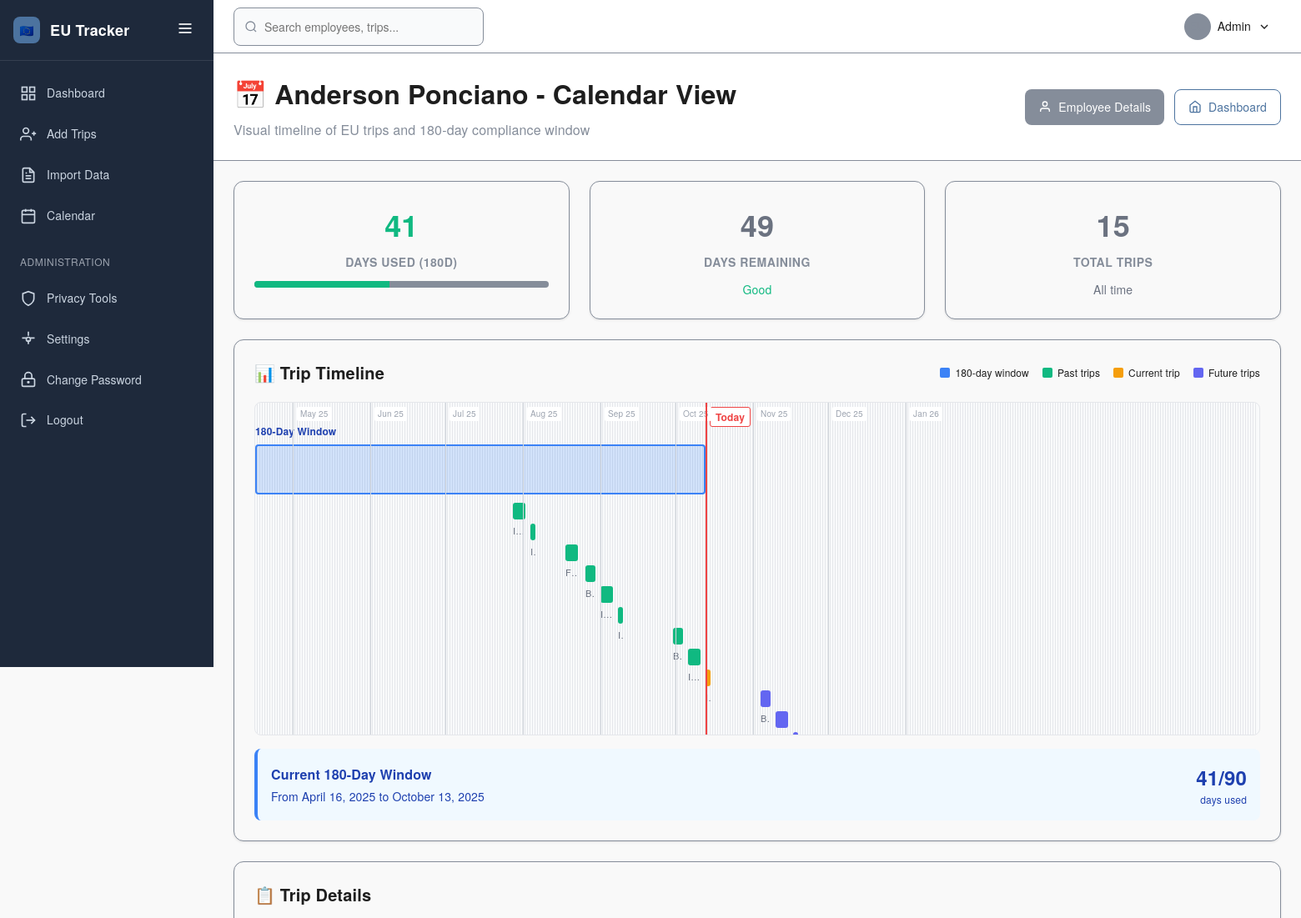
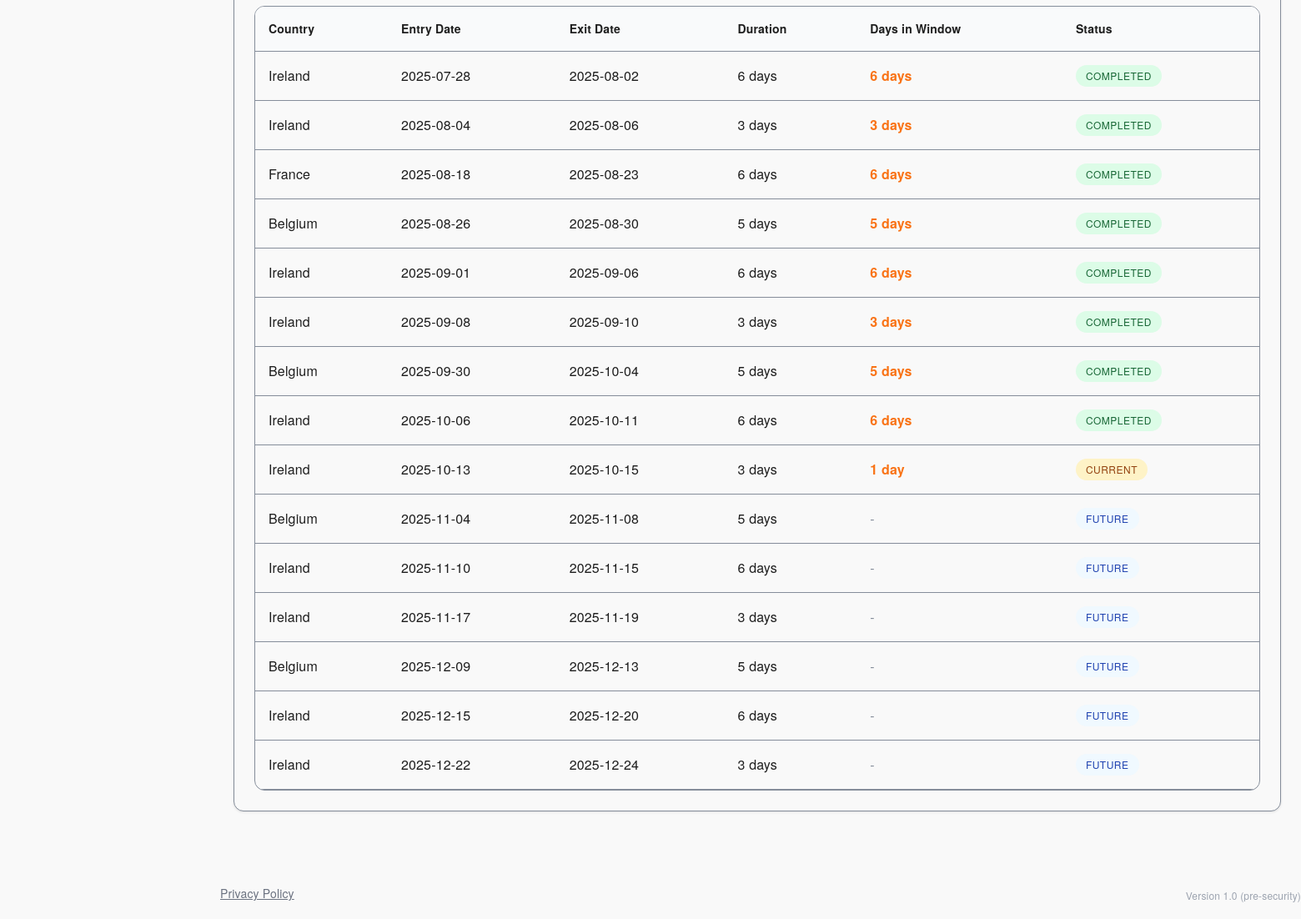
The app's page /calendar/9 (signed in) with its own data (2 pictures, top to bottom).
### tables this page shows
CREATE TABLE employees (
        id INTEGER PRIMARY KEY AUTOINCREMENT,
        name TEXT NOT NULL UNIQUE
    );

CREATE TABLE trips (
        id INTEGER PRIMARY KEY AUTOINCREMENT,
        employee_id INTEGER NOT NULL,
        country TEXT NOT NULL,
        entry_date TEXT NOT NULL,
        exit_date TEXT NOT NULL, travel_days INTEGER DEFAULT 0,
        FOREIGN KEY (employee_id) REFERENCES employees(id) ON DELETE CASCADE
    );

### app.py (the view)
@app.route('/calendar/<int:employee_id>')
@login_required
def calendar(employee_id):
    conn = get_db()
    c = conn.cursor()
    c.execute('SELECT name FROM employees WHERE id = ?', (employee_id,))
    employee = c.fetchone()
    if not employee:
        conn.close()
        return redirect(url_for('dashboard'))
    today = datetime.now().date()
    window_start = today - timedelta(days=180)
    window_end = today
    timeline_start = today - timedelta(days=180)  # 6 months ago
    timeline_end = today + timedelta(days=90)     # 3 months future
    c.execute('SELECT id, country, entry_date, exit_date FROM trips WHERE employee_id = ? AND exit_date >= ? AND entry_date <= ? ORDER BY entry_date',
              (employee_id, timeline_start.strftime('%Y-%m-%d'), timeline_end.strftime('%Y-%m-%d')))
    trips = c.fetchall()
    days_used = calculate_eu_days(employee_id)
    calendar_trips = []
    for trip in trips:
        entry_date = datetime.strptime(trip['entry_date'], '%Y-%m-%d').date()
        exit_date = datetime.strptime(trip['exit_date'], '%Y-%m-%d').date()
        if exit_date < today:
            trip_type = 'past'
        elif entry_date <= today <= exit_date:
            trip_type = 'current'
        else:
            trip_type = 'future'
        overlaps_window = exit_date >= window_start and entry_date <= window_end
        if overlaps_window:
            effective_entry = max(entry_date, window_start)
            effective_exit = min(exit_date, window_end)
            days_in_window = (effective_exit - effective_entry).days + 1
        else:
            days_in_window = 0
        calendar_trips.append({
            'id': trip['id'],
            'country': trip['country'],
            'entry_date': entry_date,
            'exit_date': exit_date,
            'trip_type': trip_type,
            'overlaps_window': overlaps_window,
            'days_in_window': days_in_window,
            'trip_duration': (exit_date - entry_date).days + 1
        })
    conn.close()
    return render_template('calendar.html',
                         employee={'id': employee_id, 'name': employee['name']},
                         trips=calendar_trips,
                         days_used=days_used,
                         window_start=window_start,
                         window_end=window_end,
                         timeline_start=timeline_start,
                         timeline_end=timeline_end,
                         today=today)

### templates/calendar.html (shortened to what this page needs)
{% extends "base.html" %}
{% block content %}
<div class="content-header">
    <div style="display: flex; justify-content: space-between; align-items: center; flex-wrap: wrap; gap: 16px;">
        <div>
            <h1 class="content-title">📅 {{ employee.name }} - Calendar View</h1>
            <p class="content-subtitle">Visual timeline of EU trips and 180-day compliance window</p>
        </div>
        <div style="display: flex; gap: 12px;">
            <a href="{{ url_for('employee_detail', employee_id=employee.id) }}" class="btn btn-secondary">
                <svg width="16" height="16" viewBox="0 0 24 24" fill="none" stroke="currentColor" stroke-width="2">
                    <path d="M20 21v-2a4 4 0 0 0-4-4H8a4 4 0 0 0-4 4v2"></path>
                    <circle cx="12" cy="7" r="4"></circle>
                </svg>
                Employee Details
            </a>
            <a href="{{ url_for('dashboard') }}" class="btn btn-outline">
                <svg width="16" height="16" viewBox="0 0 24 24" fill="none" stroke="currentColor" stroke-width="2">
                    <path d="M3 9l9-7 9 7v11a2 2 0 0 1-2 2H5a2 2 0 0 1-2-2z"></path>
                    <polyline points="9,22 9,12 15,12 15,22"></polyline>
                </svg>
                Dashboard
            </a>
        </div>
    </div>
</div>
<div class="content-body">
    <div class="grid grid-3">
        <div class="card text-center">
            <div style="font-size: 36px; font-weight: 700; color: {% if days_used > 80 %}#ef4444{% elif days_used > 60 %}#f59e0b{% else %}#10b981{% endif %}; margin-bottom: 8px;">
                {{ days_used }}
            </div>
            <div class="text-muted" style="font-weight: 600; font-size: 14px; text-transform: uppercase; letter-spacing: 0.5px;">
                Days Used (180d)
            </div>
            <div class="progress-bar" style="margin-top: 12px;">
                <div class="progress-fill" style="width: {{ (days_used / 90 * 100)|round }}%; background: {% if days_used > 80 %}#ef4444{% elif days_used > 60 %}#f59e0b{% else %}#10b981{% endif %}"></div>
            </div>
        </div>
        <div class="card text-center">
            <div style="font-size: 36px; font-weight: 700; color: #6b7280; margin-bottom: 8px;">
                {{ 90 - days_used }}
            </div>
            <div class="text-muted" style="font-weight: 600; font-size: 14px; text-transform: uppercase; letter-spacing: 0.5px;">
                Days Remaining
            </div>
            <div style="margin-top: 12px; font-size: 14px; color: #6b7280;">
                {% if days_used >= 90 %}
                    <span style="color: #ef4444;">Over limit</span>
                {% elif days_used > 80 %}
                    <span style="color: #f59e0b;">Low</span>
                {% else %}
                    <span style="color: #10b981;">Good</span>
                {% endif %}
            </div>
        </div>
        <div class="card text-center">
            <div style="font-size: 36px; font-weight: 700; color: #6b7280; margin-bottom: 8px;">
                {{ trips|length }}
            </div>
            <div class="text-muted" style="font-weight: 600; font-size: 14px; text-transform: uppercase; letter-spacing: 0.5px;">
                Total Trips
            </div>
            <div style="margin-top: 12px; font-size: 14px; color: #6b7280;">
                All time
            </div>
        </div>
    </div>
    <div class="card">
        <div class="card-header">
            <h2 class="card-title">📊 Trip Timeline</h2>
            <div style="display: flex; gap: 12px; align-items: center;">
                <div style="display: flex; gap: 16px; font-size: 12px;">
                    <div style="display: flex; align-items: center; gap: 6px;">
                        <div style="width: 12px; height: 12px; background: #3b82f6; border-radius: 2px;"></div>
                        <span>180-day window</span>
                    </div>
                    <div style="display: flex; align-items: center; gap: 6px;">
                        <div style="width: 12px; height: 12px; background: #10b981; border-radius: 2px;"></div>
                        <span>Past trips</span>
                    </div>
                    <div style="display: flex; align-items: center; gap: 6px;">
                        <div style="width: 12px; height: 12px; background: #f59e0b; border-radius: 2px;"></div>
                        <span>Current trip</span>
                    </div>
                    <div style="display: flex; align-items: center; gap: 6px;">
                        <div style="width: 12px; height: 12px; background: #6366f1; border-radius: 2px;"></div>
                        <span>Future trips</span>
                    </div>
                </div>
            </div>
        </div>
        <div style="position: relative; height: 400px; overflow-x: auto; overflow-y: hidden; border: 1px solid #e5e7eb; border-radius: 8px; background: #f9fafb;">
            <div id="timeline" style="position: relative; height: 100%; min-width: 1200px;">
            </div>
        </div>
        <div style="margin-top: 16px; padding: 16px; background: #f0f9ff; border-radius: 8px; border-left: 4px solid #3b82f6;">
            <div style="display: flex; justify-content: space-between; align-items: center;">
                <div>
                    <div style="font-weight: 600; color: #1e40af; margin-bottom: 4px;">Current 180-Day Window</div>
                    <div style="font-size: 14px; color: #1e40af;">
                        From {{ window_start.strftime('%B %d, %Y') }} to {{ window_end.strftime('%B %d, %Y') }}
                    </div>
                </div>
                <div style="text-align: right;">
                    <div style="font-size: 24px; font-weight: 700; color: #1e40af;">{{ days_used }}/90</div>
                    <div style="font-size: 12px; color: #1e40af;">days used</div>
                </div>
            </div>
        </div>
    </div>
    <div class="card">
        <div class="card-header">
            <h2 class="card-title">📋 Trip Details</h2>
        </div>
        {% if trips %}
        <div class="table-container">
            <table class="table">
                <thead>
                    <tr>
                        <th>Country</th>
                        <th>Entry Date</th>
                        <th>Exit Date</th>
                        <th>Duration</th>
                        <th>Days in Window</th>
                        <th>Status</th>
                    </tr>
                </thead>
                <tbody>
                    {% for trip in trips %}
                    <tr>
                        <td style="font-weight: 500;">{{ trip.country|country_name }}</td>
                        <td>{{ trip.entry_date|uk_date }}</td>
                        <td>{{ trip.exit_date|uk_date }}</td>
                        <td>{{ trip.trip_duration }} day{% if trip.trip_duration != 1 %}s{% endif %}</td>
                        <td>
                            {% if trip.overlaps_window %}
                                <span style="font-weight: 600; color: #f97316;">{{ trip.days_in_window }} day{% if trip.days_in_window != 1 %}s{% endif %}</span>
                            {% else %}
                                <span class="text-muted">-</span>
                            {% endif %}
                        </td>
                        <td>
                            {% if trip.trip_type == 'past' %}
                                <span class="status-badge status-safe">Completed</span>
                            {% elif trip.trip_type == 'current' %}
                                <span class="status-badge status-warning">Current</span>
                            {% else %}
                                <span class="status-badge" style="background: #f0f9ff; color: #1e40af;">Future</span>
                            {% endif %}
                        </td>
                    </tr>
                    {% endfor %}
                </tbody>
            </table>
        </div>
        {% else %}
        <div class="text-center" style="padding: 40px;">
            <div style="font-size: 48px; margin-bottom: 16px;">✈️</div>
            <h3 style="color: #1f2937; font-weight: 600; margin-bottom: 8px;">No Trips Yet</h3>
            <p class="text-muted">This employee hasn't taken any EU trips</p>
        </div>
        {% endif %}
    </div>
</div>
{% endblock %}

### records on screen
employees: name "Anderson Ponciano"
trips: strftime "October 13, 2025", country|country_name "Ireland", entry_date|uk_date "2025-10-13", exit_date|uk_date "2025-10-15", trip_duration "3", days_in_window "1", shows "CURRENT"
trips: country|country_name "Ireland", entry_date|uk_date "2025-07-28", exit_date|uk_date "2025-08-02", trip_duration "6", days_in_window "6", shows "COMPLETED"
trips: country|country_name "Ireland", entry_date|uk_date "2025-08-04", exit_date|uk_date "2025-08-06", trip_duration "3", days_in_window "3", shows "COMPLETED"
trips: country|country_name "France", entry_date|uk_date "2025-08-18", exit_date|uk_date "2025-08-23", trip_duration "6", days_in_window "6", shows "COMPLETED"
trips: country|country_name "Belgium", entry_date|uk_date "2025-08-26", exit_date|uk_date "2025-08-30", trip_duration "5", days_in_window "5", shows "COMPLETED"
trips: country|country_name "Ireland", entry_date|uk_date "2025-09-01", exit_date|uk_date "2025-09-06", trip_duration "6", days_in_window "6", shows "COMPLETED"
trips: country|country_name "Ireland", entry_date|uk_date "2025-09-08", exit_date|uk_date "2025-09-10", trip_duration "3", days_in_window "3", shows "COMPLETED"
trips: country|country_name "Belgium", entry_date|uk_date "2025-09-30", exit_date|uk_date "2025-10-04", trip_duration "5", days_in_window "5", shows "COMPLETED"
trips: country|country_name "Ireland", entry_date|uk_date "2025-10-06", exit_date|uk_date "2025-10-11", trip_duration "6", days_in_window "6", shows "COMPLETED"
trips: country|country_name "Belgium", entry_date|uk_date "2025-11-04", exit_date|uk_date "2025-11-08", trip_duration "5", shows "FUTURE"
trips: country|country_name "Ireland", entry_date|uk_date "2025-11-10", exit_date|uk_date "2025-11-15", trip_duration "6", shows "FUTURE"
trips: country|country_name "Ireland", entry_date|uk_date "2025-11-17", exit_date|uk_date "2025-11-19", trip_duration "3", shows "FUTURE"
trips: country|country_name "Belgium", entry_date|uk_date "2025-12-09", exit_date|uk_date "2025-12-13", trip_duration "5", shows "FUTURE"
trips: country|country_name "Ireland", entry_date|uk_date "2025-12-15", exit_date|uk_date "2025-12-20", trip_duration "6", shows "FUTURE"
trips: country|country_name "Ireland", entry_date|uk_date "2025-12-22", exit_date|uk_date "2025-12-24", trip_duration "3", shows "FUTURE"

### other values on screen
{{ days_used }} "41"
{{ 90 - days_used }} "49"
{{ trips|length }} "15"
{{ window_start.strftime('%B %d, %Y') }} "April 16, 2025"
{{ app_version }} "1.0 (pre-security)"
